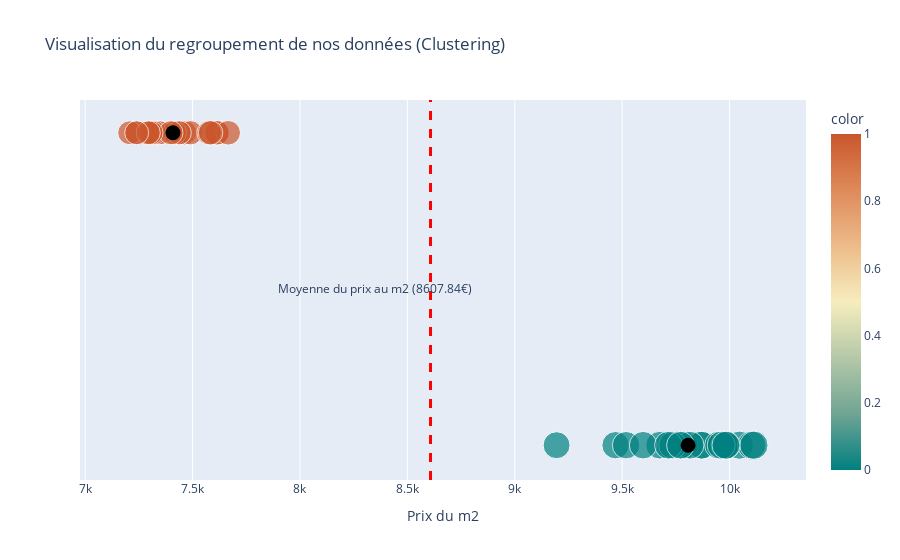

Notebook code for this chart:
### Code cell
# On vérifie les données de la prédiction
moyenne_prix_m2 = df_classification['prix_m2'].mean()
verification = px.scatter(df_classification,
                  x='prix_m2',
                  y=k_means_labels,
                  size='prix_m2',
                  color= k_means_labels,
                  labels={'y':'Classification','prix_m2':'Prix du m2'},
                  color_continuous_scale=px.colors.diverging.Geyser,
                  title='Visualisation du regroupement de nos données (Clustering)'
                  )
verification.add_scatter(x=[9806.924], 
                y=[0],
                marker=dict(
                    color='black',
                    size=15
                ),
                name='Centroide 0'
               )
verification.add_scatter(x=[7408.774], 
                y=[1],
                marker=dict(
                    color='black',
                    size=15
                ),
                name='Centroide 1'
               )
verification.add_vline(x=moyenne_prix_m2,
                line_width=3,
                line_dash="dash", 
                line_color="red",
                name='Moyenne prix m2'
                ),
verification.add_annotation(text="Moyenne du prix au m2 (8607.84€)",
                            x=8350, 
                            y=0.5,
                            arrowhead=1, 
                            showarrow=False)
verification.update_layout(showlegend=False)
verification.update_layout(yaxis={'visible': False, 'showticklabels': False})
verification.show()

### Figure 1 — Plotly figure (JSON) as saved in the notebook; plotly's stock layout.template omitted (floating-point values rounded to 4 significant figures)
{"data": [{"hovertemplate": "Prix du m2=%{marker.size}<br>Classification=%{y}<br>color=%{marker.color}<extra></extra>", "legendgroup": "", "marker": {"color": [0, 0, 0, 0, 1, 0, 0, 1, 0, 1, 1, 0, 1, 0, 1, 1, 1, 0, 0, 1, 1, 1, 0, 1, 1, 1, 0, 0, 0, 1, 0, 1, 0, 1, 1, 1, 0, 1, 0, 0], "coloraxis": "coloraxis", "size": [9871.0, 10050.0, 9195.0, 9469.0, 7464.0, 9982.0, 9674.0, 7349.0, 9789.0, 7616.0, 7490.0, 9518.0, 7238.0, 9869.0, 7344.0, 7313.0, 7416.0, 9950.0, 9979.0, 7297.0, 7323.0, 7207.0, 9816.0, 7438.0, 7399.0, 7307.0, 9961.0, 10100.0, 9598.0, 7614.0, 9735.0, 7666.0, 10110.0, 7577.0, 7294.0, 7240.0, 9716.0, 7584.0, 9984.0, 9771.0], "sizemode": "area", "sizeref": 25.28, "symbol": "circle"}, "mode": "markers", "name": "", "orientation": "v", "showlegend": false, "type": "scatter", "x": [9871.0, 10050.0, 9195.0, 9469.0, 7464.0, 9982.0, 9674.0, 7349.0, 9789.0, 7616.0, 7490.0, 9518.0, 7238.0, 9869.0, 7344.0, 7313.0, 7416.0, 9950.0, 9979.0, 7297.0, 7323.0, 7207.0, 9816.0, 7438.0, 7399.0, 7307.0, 9961.0, 10100.0, 9598.0, 7614.0, 9735.0, 7666.0, 10110.0, 7577.0, 7294.0, 7240.0, 9716.0, 7584.0, 9984.0, 9771.0], "xaxis": "x", "y": [0, 0, 0, 0, 1, 0, 0, 1, 0, 1, 1, 0, 1, 0, 1, 1, 1, 0, 0, 1, 1, 1, 0, 1, 1, 1, 0, 0, 0, 1, 0, 1, 0, 1, 1, 1, 0, 1, 0, 0], "yaxis": "y"}, {"marker": {"color": "black", "size": 15}, "name": "Centroide 0", "type": "scatter", "x": [9807.0], "y": [0]}, {"marker": {"color": "black", "size": 15}, "name": "Centroide 1", "type": "scatter", "x": [7409.0], "y": [1]}], "layout": {"annotations": [{"arrowhead": 1, "showarrow": false, "text": "Moyenne du prix au m2 (8607.84€)", "x": 8350, "y": 0.5}], "coloraxis": {"colorbar": {"title": {"text": "color"}}, "colorscale": [[0, "rgb(0, 128, 128)"], [0.1667, "rgb(112, 164, 148)"], [0.3333, "rgb(180, 200, 168)"], [0.5, "rgb(246, 237, 189)"], [0.6667, "rgb(237, 187, 138)"], [0.8333, "rgb(222, 138, 90)"], [1, "rgb(202, 86, 44)"]]}, "legend": {"itemsizing": "constant", "tracegroupgap": 0}, "shapes": [{"line": {"color": "red", "dash": "dash", "width": 3}, "name": "Moyenne prix m2", "type": "line", "x0": 8608.0, "x1": 8608.0, "xref": "x", "y0": 0, "y1": 1, "yref": "y domain"}], "showlegend": false, "title": {"text": "Visualisation du regroupement de nos données (Clustering)"}, "xaxis": {"anchor": "y", "domain": [0, 1], "title": {"text": "Prix du m2"}}, "yaxis": {"anchor": "x", "domain": [0, 1], "showticklabels": false, "title": {"text": "Classification"}, "visible": false}}}
